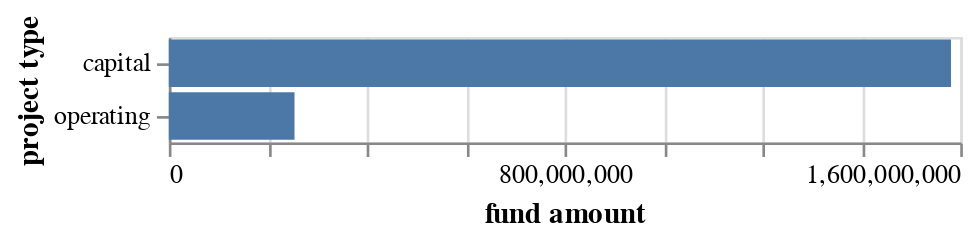

Write notebook code for a chart like this one.
### Code cell
by_type = melt.groupby(["project type"]).agg({
    "fund amount": "sum",
}).reset_index()

make_bar(by_type, y_axis = "project type", x_axis = "fund amount")

### Figure 1 — Vega-Lite specification as saved in the notebook (floating-point values rounded to 4 significant figures)
{"config": {"view": {"continuousWidth": 300, "continuousHeight": 300}}, "data": {"name": "data-d6425e06dad235872a6f6e95ced89263"}, "mark": {"type": "bar"}, "encoding": {"x": {"field": "fund amount", "type": "quantitative"}, "y": {"field": "project type", "type": "nominal"}}, "$schema": "https://vega.github.io/schema/vega-lite/v5.17.0.json", "datasets": {"data-d6425e06dad235872a6f6e95ced89263": [{"project type": "capital", "fund amount": 1581375207}, {"project type": "operating", "fund amount": 254127295}]}}
